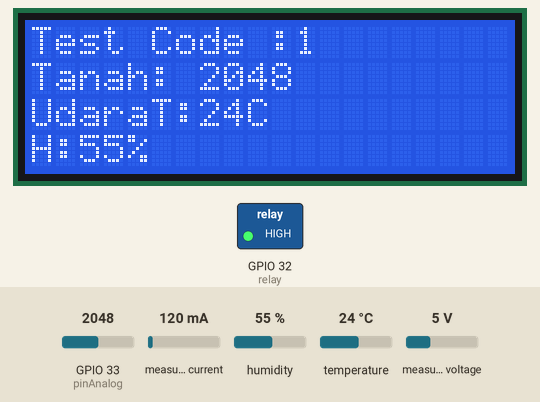
A sketch run on a simulated ESP32. On the bench: 20×4 character LCD, switched loads named in the sketch (green lamp = pin HIGH). The test bench sets the inputs (shaded band); at power-on: GPIO 33 (pinAnalog) = 2048, humidity 55 %, temperature 24 °C, measured current 120 mA, measured voltage 5 V. WiFi joins after 1.5 s; servers stay silent unless stated; what the sketch prints to the serial monitor is not drawn.

Above: at 3.2 s.
3.3 s: GPIO 33 (pinAnalog) set to 2455
At 4.2 s:
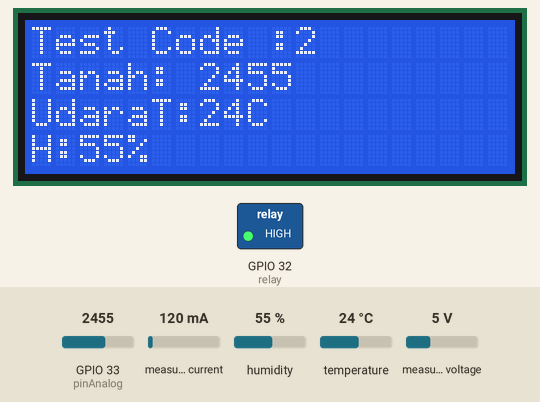
5.1 s: GPIO 33 (pinAnalog) set to 2561
At 6.5 s:
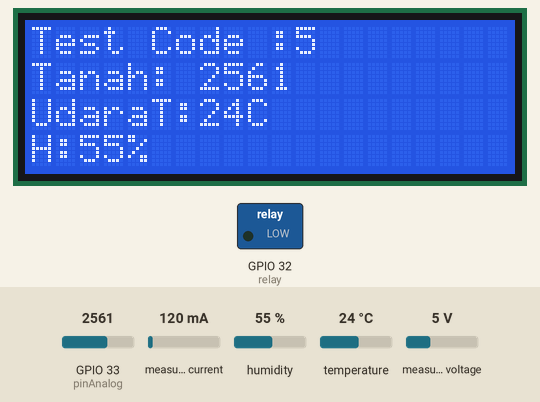
8.9 s: humidity set to 22 %
At 9.5 s:
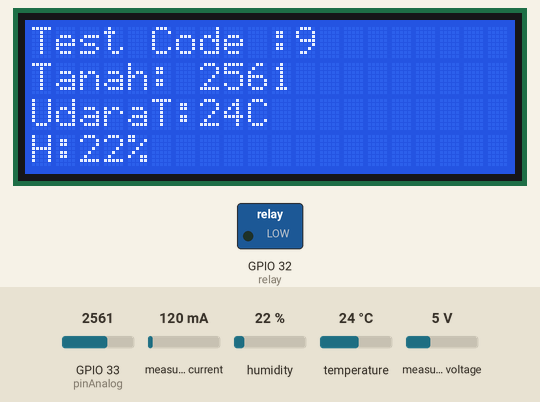
10.4 s: temperature set to 12 °C
At 11.8 s:
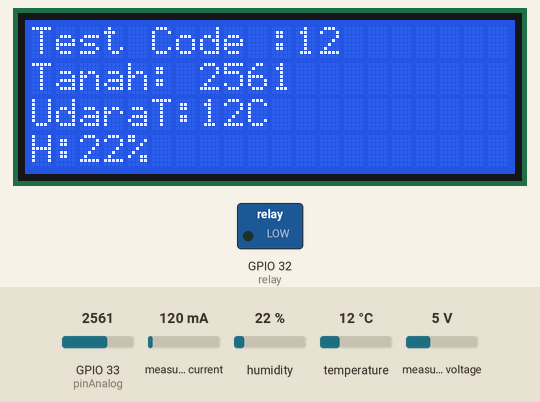
12.7 s: GPIO 33 (pinAnalog) set to 4040
At 13.2 s:
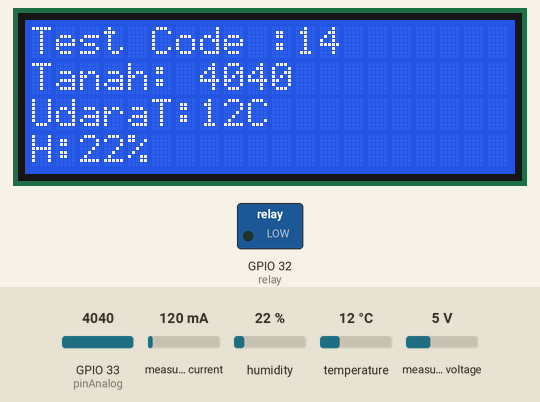
14.2 s: humidity set to 40 %
At 16.3 s:
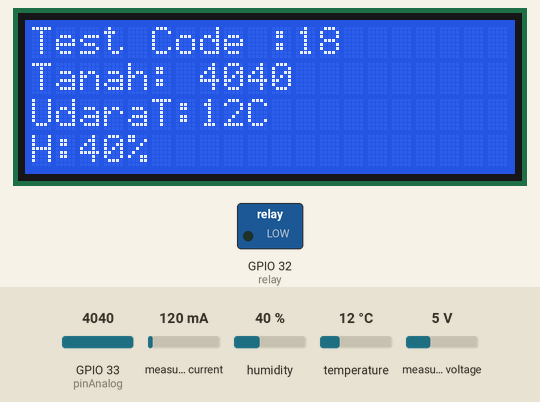
Timing chart, 0 to 17.8 s (numbered marks = the images above; inputs shaded):
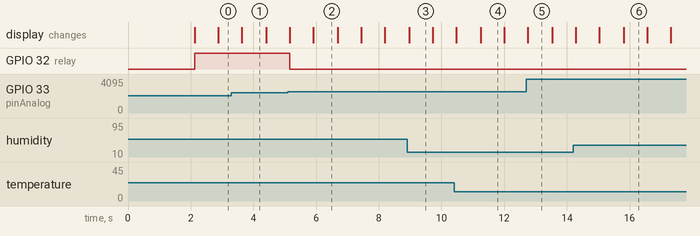

The sketch:

IoT_Website_Sensor_ESP32.ino
```cpp
#include <WiFi.h>
#include <DHT.h>
#include <LiquidCrystal_I2C.h>
#include <HTTPClient.h>
#include <Adafruit_INA219.h>

Adafruit_INA219 ina219;

const char* ssid = "";
const char* password = "";

const int pinAnalog = 33;      // Initialization of the soil moisture sensor pin (analog pin for ESP32)
const int relay = 32;          // Initialization of the relay pin

#define DHTPIN 18              // Pin where the DHT11 is connected
#define DHTTYPE DHT11          // Type of DHT sensor
DHT dht(DHTPIN, DHTTYPE);

LiquidCrystal_I2C lcd(0x27, 20, 4);  // Change the address (0x27) if needed

float shuntvoltage = 0;
float busvoltage = 0;
float current_mA = 0;
float power_mW = 0;
float loadvoltage = 0;
int count = 0;

void setup()
{
  // Debug console
  Serial.begin(115200);
  WiFi.begin(ssid, password);

  while (WiFi.status() != WL_CONNECTED) {
    delay(1000);
    Serial.println("Connecting to WiFi...");
  }

  Serial.println("Connected to WiFi");

  pinMode(pinAnalog, INPUT);   // Set analog pin as input
  pinMode(relay, OUTPUT);      // Set relay pin as output

  dht.begin();

//  if (! ina219.begin()) //ina219 {
//    Serial.println("Failed to find INA219 chip");
//    while (1) { delay(10);
//    }

  lcd.init();
  lcd.backlight();
}

void loop()
{
  int analogValue = analogRead(pinAnalog);  // Read the value from the soil moisture sensor

  // Read temperature and humidity from DHT sensor
  int temperature = dht.readTemperature();
  int humidity = dht.readHumidity();

  // Print the results to the LCD
  lcd.clear();
  lcd.setCursor(0,0);
  lcd.print("Test Code :");
  lcd.print(count);

  count = count + 1;


  lcd.setCursor(0, 1);
  lcd.print("Tanah: ");
  lcd.print(analogValue);

  lcd.setCursor(0, 2);
  lcd.print("Udara:");

  lcd.setCursor(5, 2);
  lcd.print("T:");
  lcd.print(temperature);
  lcd.print("C");

  lcd.setCursor(0, 3);
  lcd.print("H:");
  lcd.print(humidity);
  lcd.print("%");

  // Print the results to the serial monitor
  Serial.print("A0: ");
  Serial.print(analogValue);
  Serial.print(" | Temperature: ");
  Serial.print(temperature);
  Serial.print(" | Humidity: ");
  Serial.println(humidity);

  // Your existing moisture level conditions here...
  if (analogValue < 2500) {
    Serial.println(". Media Masih Basah");
    digitalWrite(relay, HIGH);
  }
  else if (analogValue > 2500 && analogValue < 4000) {
    Serial.println(". Kelembaban Tanah Masih Cukup");
    digitalWrite(relay, LOW);
  }
  else {
    Serial.println(". Perlu Tambahan Air");
    digitalWrite(relay, LOW);
  }

  // Send data to server
  sendDataToServer(temperature, humidity);

  //ina219
  shuntvoltage = ina219.getShuntVoltage_mV();
  busvoltage = ina219.getBusVoltage_V();
  current_mA = ina219.getCurrent_mA();
  power_mW = ina219.getPower_mW();
  loadvoltage = busvoltage + (shuntvoltage / 1000);

  Serial.print("VOLTAGE: ");
  Serial.print(loadvoltage); Serial.print("\t");
  Serial.print("CURRENT:");
  Serial.print(current_mA); Serial.print("\t");
  Serial.print("POWER: ");
  Serial.print(power_mW);Serial.print("\n");

  delay(500);
}

void sendDataToServer(float suhu, int kelembapan) {
  if (WiFi.status() == WL_CONNECTED) {
    HTTPClient http;
    String serverPath = "http://.../suhu:" + String(suhu) + "/kelembapan:" + String(kelembapan);

    http.begin(serverPath.c_str());
    int httpResponseCode = http.GET();

    if (httpResponseCode > 0) {
      String response = http.getString();
      Serial.println(httpResponseCode);
      Serial.println(response);
    } else {
      Serial.print("Error on sending GET request: ");
      Serial.println(httpResponseCode);
    }

    http.end();
  } else {
    Serial.println("WiFi Disconnected");
  }
}
```

Measured:
- the behaviour switches between 2499 and 2500 on GPIO 33 (pinAnalog) (found by bisection; images 1 and 2)
- after the input at 5.1 s, GPIO 32 (relay): HIGH → LOW after 0.06 s
- what the display in image 3 shows lasts 0.7 s, from 9.0 s to 9.7 s
